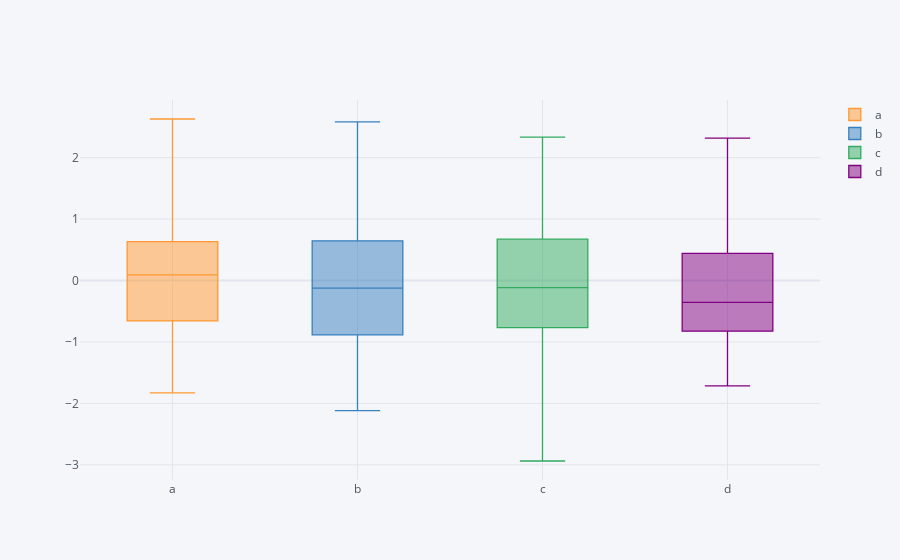

Notebook cell for this chart:
### Markdown cell above
## Boxplot

### Code cell
df.iplot(kind = "box");
